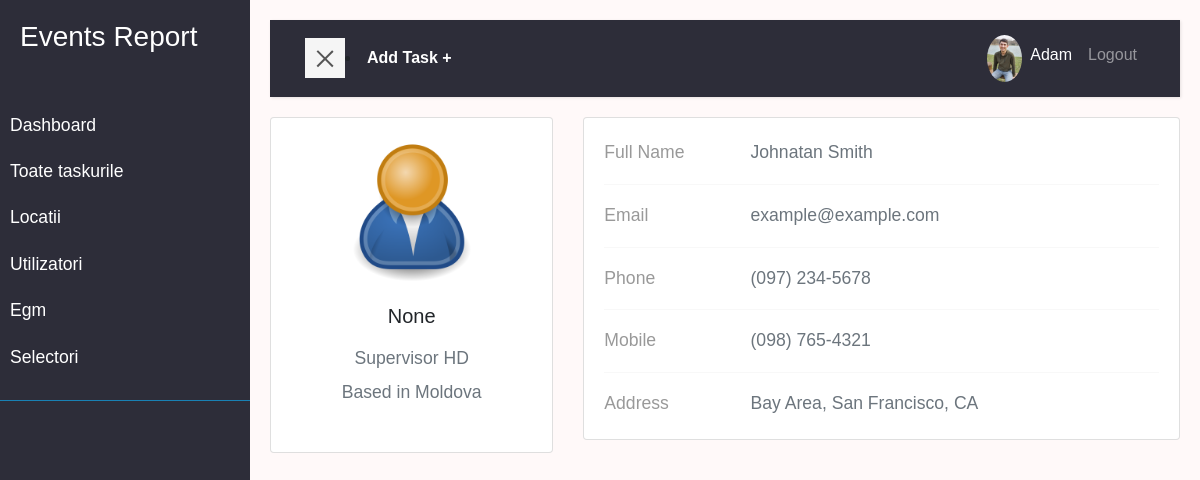
The page /user/user_profile/f85f88e8-243a-4f09-b00d-840d38a8edcc/ (signed in) on the database as committed earlier.
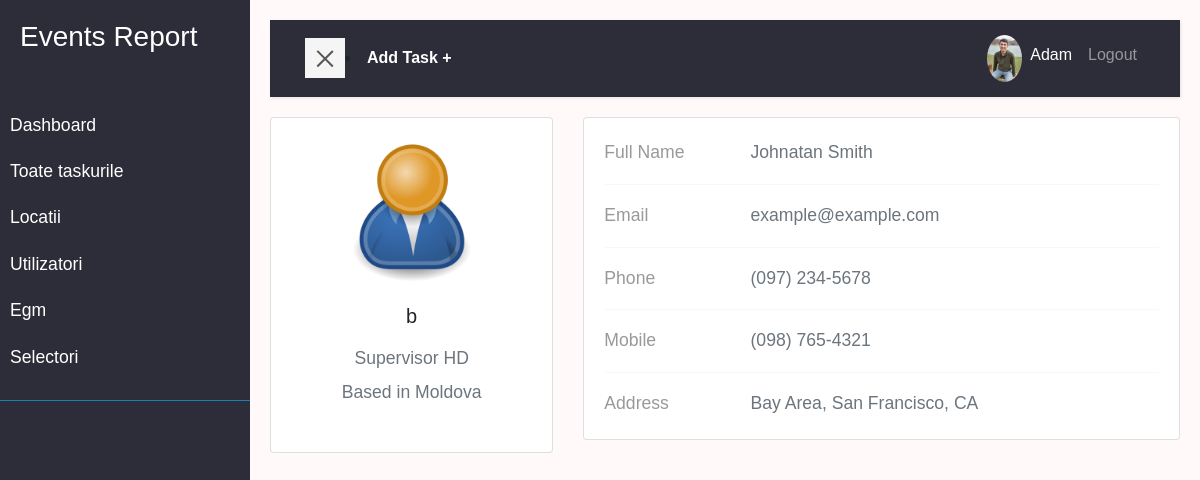
The same page on the database as committed later.
### user/models.py (models this page shows, shortened)
class Profile(models.Model):
    user = models.OneToOneField(
        User, on_delete=models.CASCADE, null=True, blank=True)
    nume = models.CharField(max_length=200, blank=True, null=True)
    prenume = models.CharField(max_length=200, blank=True, null=True)
    email = models.EmailField(max_length=500, blank=True, null=True)
    username = models.CharField(max_length=200, blank=True, null=True)
    location = models.CharField(max_length=200, blank=True, null=True)
    functie = models.CharField(max_length=200, blank=True, null=True)
    profile_image = models.ImageField(null=True, blank=True, upload_to='profiles/', default='profiles/user-default.png')
    url_github = models.CharField(max_length=200, blank=True, null=True)
    url_facebook = models.CharField(max_length=200, blank=True, null=True)
    created = models.DateTimeField(auto_now_add=True)
    id = models.UUIDField(default=uuid.uuid4, unique=True,
                        primary_key=True, editable=False)
    class Meta:
        ordering = ['created']
    @property
    def imageURL(self):
        try:
            url = self.profile_image.url
        except:
            url = ''
        return url

### user/views.py (the view)
# urls.py: path('user_profile/<str:pk>/', views.userProfile, name='user_profile'),
def userProfile(request, pk):
    profile = Profile.objects.get(id=pk)
    context = {'profile': profile}
    return render(request, 'user/user_profile.html', context)

### user/templates/user/user_profile.html (shortened to what this page needs)
{% extends 'main.html' %}
{% block content %}
  <section >
      <div class="row">
        <div class="col-lg-4">
          <div class="card mb-4">
            <div class="card-body text-center">
              <img src="{{profile.imageURL}}" alt="avatar"
                class="rounded-circle img-fluid" style="width: 150px;">
              <h5 class="my-3">{{profile.nume}}</h5>
              <p class="text-muted mb-1">{{profile.functie}}</p>
              <p class="text-muted mb-4">Based in {{profile.location}}</p>
            </div>
          </div>
        </div>
        <div class="col-lg-8">
          <div class="card mb-4">
            <div class="card-body">
              <div class="row">
                <div class="col-sm-3">
                  <p class="mb-0">Full Name</p>
                </div>
                <div class="col-sm-9">
                  <p class="text-muted mb-0">Johnatan Smith</p>
                </div>
              </div>
              <hr>
              <div class="row">
                <div class="col-sm-3">
                  <p class="mb-0">Email</p>
                </div>
                <div class="col-sm-9">
                  <p class="text-muted mb-0">example@example.com</p>
                </div>
              </div>
              <hr>
              <div class="row">
                <div class="col-sm-3">
                  <p class="mb-0">Phone</p>
                </div>
                <div class="col-sm-9">
                  <p class="text-muted mb-0">(097) 234-5678</p>
                </div>
              </div>
              <hr>
              <div class="row">
                <div class="col-sm-3">
                  <p class="mb-0">Mobile</p>
                </div>
                <div class="col-sm-9">
                  <p class="text-muted mb-0">(098) 765-4321</p>
                </div>
              </div>
              <hr>
              <div class="row">
                <div class="col-sm-3">
                  <p class="mb-0">Address</p>
                </div>
                <div class="col-sm-9">
                  <p class="text-muted mb-0">Bay Area, San Francisco, CA</p>
                </div>
              </div>
            </div>
          </div>
        </div>
      </div>
  </section>
{% endblock content %}

Rows that differ between the two databases and show on the page:
changed Profile "Supervisor HD": nume "None" → "b"
